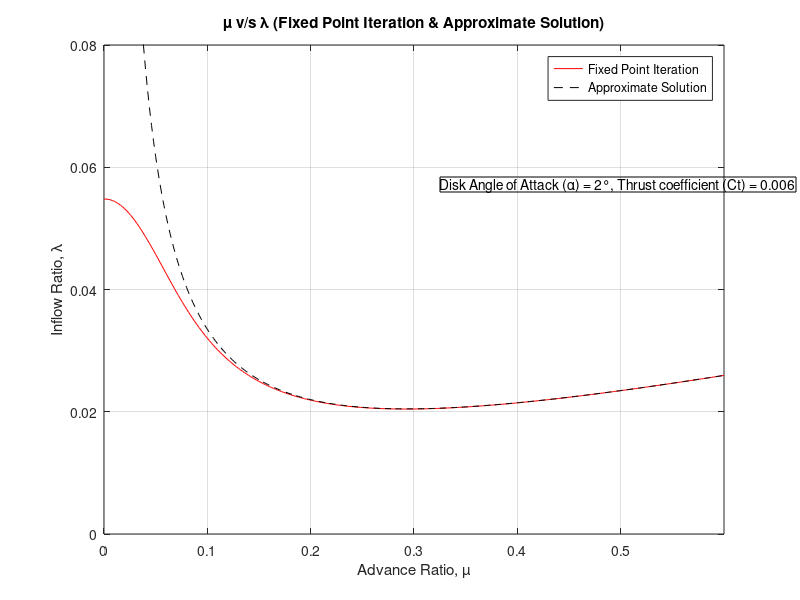

Reproduce this figure in MATLAB.
%% Calculation of inflow ratio at the rotor disk in forward flight from the momentum theory and Solution of λ using Fixed Point Iteration compared with the approximate (valid for µ > 0.2) solution of λ

clear all
close all
clc

% Given Data
alpha = 2*pi/180;               % Disk Angle of Attack (α)
Ct = 0.006;                     % Thrust coefficient

%% Fixed Point Iteration
lambda_0 = sqrt(Ct/2);          % Initial guess of inflow ratio (typically hover inflow ratio)
lambda(1) = lambda_0;

for i = 1:1:301
    mu(i) = 0.002*i - 0.002;                                                % 0<=µ<=0.6 ~~ varying Advanced ratio (Incompressible Subsonic regime)
    lambda_apprx(i) = mu(i)*tan(alpha) + Ct/(2*mu(i));
    lambda(i+1) = mu(i)*tan(alpha) + Ct/(2*sqrt(mu(i)^2 + lambda(i)^2));
    lambda_fpi(i) = lambda(i+1);
end

% Plotting of data (Fixed Point Iteration)
plot(mu,lambda_fpi,'r')
hold on
plot(mu,lambda_apprx,'--k')
xlim([0 0.6])
ylim([0 0.08])
title('µ v/s λ (Fixed Point Iteration & Approximate Solution)')
xlabel('Advance Ratio, µ')
ylabel('Inflow Ratio, λ')
legend('Fixed Point Iteration','Approximate Solution')
grid on
hold off
annotation('textbox', [0.55, 0.68, 0.34, 0.1], 'String', "Disk Angle of Attack (α) = 2°, Thrust coefficient (Ct) = 0.006")
